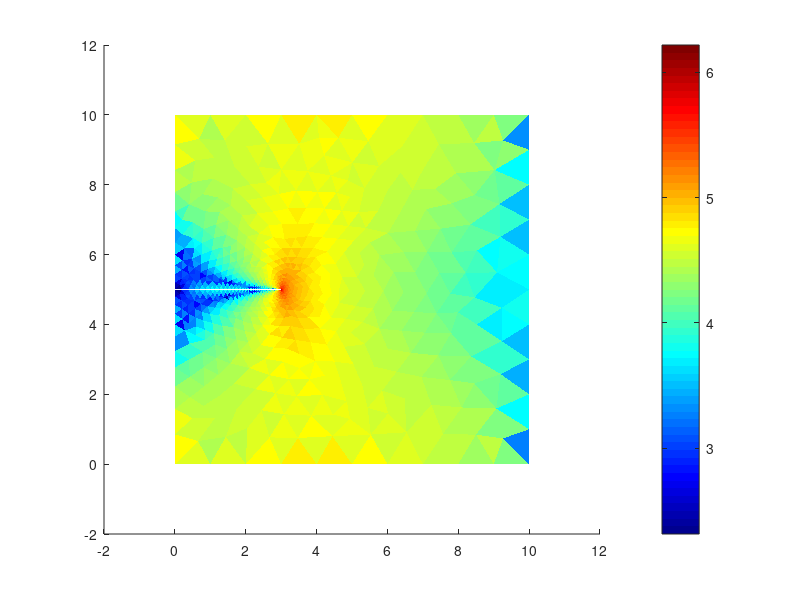

This chart was generated by the following MATLAB code: (Note: this script raises an error after producing the figure.)
%% Using n-CST mesh
clear;

nodes = load("side_circle_nodes.dat");
nodes = nodes(:,2:3);

elements = load("side_circle_elements.dat");
elements = elements(:,6:8);

E = 10^11;
nu = .1;
h = 0.1;

% Constitutive matrix
C = (E/(1-nu^2)) * [1 nu 0; nu 1 0; 0 0 (1-nu)/2];

% Calculate area, B-matrix, K-matrix (element-wise)
for i = 1:length(elements)
    x1 = nodes(elements(i,1),1);
    y1 = nodes(elements(i,1),2);
    x2 = nodes(elements(i,2),1);
    y2 = nodes(elements(i,2),2);
    x3 = nodes(elements(i,3),1);
    y3 = nodes(elements(i,3),2);

    A_{i} = 0.5 * det([1 x1 y1; 1 x2 y2; 1 x3 y3]);

    B_{i} = (1/(2*A_{i})) * [y2-y3 0 y3-y1 0 y1-y2 0; 0 x3-x2 0 x1-x3 0 x2-x1; x3-x2 y2-y3 x1-x3 y3-y1 x2-x1 y1-y2];

    Ke_{i} = h*A_{i}*B_{i}.'*C*B_{i}; 
end

K_global = zeros(2*length(nodes),2*length(nodes));

% Assemble global K-matrix
for i = 1:length(elements)
    
    ids = [2*elements(i,1) - 1; 2*elements(i,1); 2*elements(i,2) - 1; 2*elements(i,2); 2*elements(i,3) - 1; 2*elements(i,3)];

    

    for j = 1:length(Ke_{i}(:,1)) % Rows
       
        for k = 1:length(Ke_{i}(1,:)) % Columns



            K_global(ids(j),ids(k)) = Ke_{i}(j,k) + K_global(ids(j),ids(k));

        end

    end

end

% Assemble F_ext and enforce boundary conditions
% F_ext = zeros(2*length(nodes),1);
% 
% F = 0.5;
% K_global_enforced = K_global;
% 
% for i = 1:length(nodes)
% 
%     if nodes(i,2) == 10 % If y is at top, apply stress
%         F_ext(2*i) = -F; % Apply to y-dir
%     end
% 
%     if nodes(i,2) == 0 % If y is at bottom, apply stress
%         F_ext(2*i) = F; % Apply to y-dir
%     end
% 
%     if nodes(i,1) == 10 % If x-coordinate is along the right boundary (fix)
%         K_global_enforced(2*i-1,:) = 0;
%         K_global_enforced(2*i-1,2*i-1) = 1;
%         K_global_enforced(2*i,:) = 0;
%         K_global_enforced(2*i,2*i) = 1;
%     end
% end

num_nodes = length(nodes);
nelements = length(elements);
dim = num_nodes * 2;
F = 30000;
H = 10;
W = 10;

top_right_node_num = 0;
bot_right_node_num = 0;
top_dof_forced = [];
bot_dof_forced = [];
for i = 1:num_nodes
    if (nodes(i, 2) == H && nodes(i, 1) == W)
        top_right_node_num = i;
    elseif (nodes(i, 2) == 0 && nodes(i, 1) == W)
        bot_right_node_num = i;
    end

    if (nodes(i, 2) == H)
        top_dof_forced = cat(2, top_dof_forced, [i*2-1, i*2]);
    elseif (nodes(i, 2) == 0)
        bot_dof_forced = cat(2, bot_dof_forced, [i*2-1, i*2]);
    end
end

dof_reactive = [top_right_node_num*2-1, bot_right_node_num*2-1, bot_right_node_num*2];

dof_active = zeros(dim-length(dof_reactive), 1);

activeIndex = 1;
for i = 1:dim
    index = find(dof_reactive==i);
    if isempty(index)
        dof_active(activeIndex) = i;
        activeIndex = activeIndex + 1;
    end
end


top_F_per_node = F/(length(top_dof_forced)/2);
bot_F_per_node = -F/(length(bot_dof_forced)/2);

F = zeros(dim, 1);
for i = 1:dim
    index = find(top_dof_forced==i);
    if ~isempty(index) && (-1)^index == 1
        F(i, 1) = top_F_per_node;
    end

    index2 = find(bot_dof_forced==i);
    if ~isempty(index2) && (-1)^index2 == 1
        F(i, 1) = bot_F_per_node;
    end
end

% Enforcing Boundary Conditions in K_global, F

BCs = zeros(dim, 1); % All zeros due to no set displacements

K_global_enforced = K_global;
F_ext = F;

K_global_enforced(top_right_node_num*2-1, :) = zeros(1, dim);
K_global_enforced(top_right_node_num*2-1, top_right_node_num*2-1) = 1;
F_ext(top_right_node_num*2-1, 1) = BCs(i, 1);

K_global_enforced(top_right_node_num*2, :) = zeros(1, dim);
K_global_enforced(top_right_node_num*2, top_right_node_num*2) = 1;
F_ext(top_right_node_num*2, 1) = BCs(i, 1);

K_global_enforced(bot_right_node_num*2-1, :) = zeros(1, dim);
K_global_enforced(bot_right_node_num*2-1, bot_right_node_num*2-1) = 1;
F_ext(bot_right_node_num*2-1, 1) = BCs(bot_right_node_num*2-1, 1);

K_global_enforced(bot_right_node_num*2, :) = zeros(1, dim);
K_global_enforced(bot_right_node_num*2, bot_right_node_num*2) = 1;
F_ext(bot_right_node_num*2, 1) = BCs(bot_right_node_num*2, 1);



% Find displacement
d = K_global_enforced\F_ext;

% Find stresses
% sigma_vm = zeros(length(elements),1);
% for i = 1:length(elements)
%     node1 = elements(i,1);
%     node2 = elements(i,2);
%     node3 = elements(i,3);
%     d_i = [nodes(node1, 1) nodes(node1, 2) nodes(node2, 1) nodes(node2, 2) nodes(node3, 1) nodes(node3, 2)]';
% 
%     sigma = C*B_{i}*d_i;
% 
%     sigma_vm(i) = sqrt(sigma(1)^2 - sigma(1)*sigma(2) + sigma(2)^2 + 3*sigma(3)^2);
% end

sigma_vm = zeros(nelements ,1);
sigmas = zeros(nelements,3);
for i = 1:nelements
    node1 = elements(i,1);
    node2 = elements(i,2);
    node3 = elements(i,3);
    % node_pos = cat(1, nodes(node1, :), nodes(node2, :), nodes(node3, :));

    d1 = [d(node1*2-1), d(node1*2)];
    d2 = [d(node2*2-1), d(node2*2)];
    d3 = [d(node3*2-1), d(node3*2)];
    d_i = cat(2, d1, d2, d3);
    d_i = reshape(d_i, [6, 1]);

    sigma = C*B_{i}*d_i;

    sigmas(i,:) = sigma;
    sigma_vm(i) = sqrt(sigma(1)^2 - sigma(1)*sigma(2) + sigma(2)^2 + (3/4)*sigma(3)^2);
end

% Displaced nodes
nodes_displaced = nodes + reshape(d, 2, [])';

% Plot triangles

% Apply scaling to von Mises stresses so coloration is more apparent
sigma_vm_log = log10(sigma_vm);

patch('Faces',elements,'Vertices',nodes_displaced,'FaceVertexCData', sigma_vm_log,'FaceColor','flat','EdgeColor','none', 'ButtonDownFcn', @(src, event) showStress(src, event, sigmas));
colormap('jet');

% Find tick marks
ticks_real = logspace(log10(min(sigma_vm)), log10(max(sigma_vm)), 10);
ticks_log = log10(ticks_real);

colorbar('Ticks', ticks_log, 'TickLabels', ticks_real);

% Display stress on hover
function showStress(src, event, sigmas)

    pt = event.IntersectionPoint(1:2);
    faces = src.Faces;
    verts = src.Vertices;

    for i = 1:size(faces,1)
        tri_idx = faces(i,:);
        tri = verts(tri_idx, 1:2);  % 2D vertices

        if inpolygon(pt(1), pt(2), tri(:,1), tri(:,2))
            % fea
            sigmas(i,:)

            % analytical - hard coded values for formula (!)
            K = 30000 * sqrt(pi * 3) * (1.122 - 0.231 * (3/10) + 10.55 * (3/10)^2 - 21.71 * (3/10)^3 + 30.382 * (3/10)^4);
            r = sqrt((pt(1)-3)^2 + (pt(2)-5)^2);
            theta = atan((pt(2)-5)/(pt(1)-3));
            xx = (K/sqrt(2*pi*r)) * cos(theta/2) * (1 - sin(theta/2) * sin(3*theta/2));
            yy = (K/sqrt(2*pi*r)) * cos(theta/2) * (1 + sin(theta/2) * sin(3*theta/2));
            xy = (K/sqrt(2*pi*r)) * cos(theta/2) * sin(theta/2) * cos(3*theta/2);

            % uncomment out as desired
            disp("analytic");
            [xx, yy, 2*xy]
            r
            theta

            return;
        end
    end
end


% plot(nodes(:,1),nodes(:,2),'.');
% max(d)